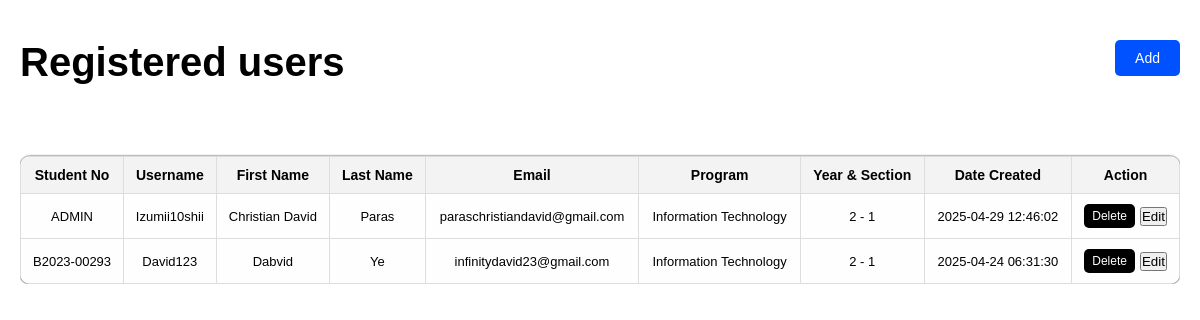
Screenshot of /php/adminUsersList.php with the database file from the repository.
### tables this page shows
CREATE TABLE `student_tb` (
  `student_no` varchar(20) NOT NULL,
  `username` varchar(50) NOT NULL,
  `fname` varchar(50) NOT NULL,
  `lname` varchar(50) NOT NULL,
  `password` varchar(255) NOT NULL,
  `email` varchar(100) NOT NULL,
  `program` varchar(100) NOT NULL,
  `year` varchar(10) NOT NULL,
  `section` varchar(10) NOT NULL,
  `created_at` timestamp NOT NULL DEFAULT current_timestamp(),
  `otp_enabled` tinyint(1) DEFAULT 1,
  `is_admin` tinyint(1) DEFAULT 0,
  PRIMARY KEY (`student_no`),
  UNIQUE KEY `username` (`username`),
  UNIQUE KEY `email` (`email`)
);

### php/adminUsersList.php (the view, shortened to what this page needs)
<?php
include("db_conn.php");
$query = "SELECT * FROM student_tb";
$result = mysqli_query($conn, $query);
?>
<!DOCTYPE html>
<html lang="en">
<head>
    <link rel="stylesheet" href="../css/adminUsersList.css">
</head>
<body>
    <div class="userListContainer">
        <div class="header">
            <h2>Registered users</h2>
            <button type="button" class="addUserBTN" onclick="showAddUserForm()">Add</button>
        </div>
        <div class="table-container">
            <table class="user-table">
                <thead>
                    <tr>
                        <th>Student No</th>
                        <th>Username</th>
                        <th>First Name</th>
                        <th>Last Name</th>
                        <th>Email</th>
                        <th>Program</th>
                        <th>Year & Section</th>
                        <th>Date Created</th>
                        <th>Action</th>
                    </tr>
                </thead>
                <tbody>
                    <?php if ($result && mysqli_num_rows($result) > 0): ?>
                        <?php while ($row = mysqli_fetch_assoc($result)): ?>
                            <tr>
                                <td><?php echo $row['student_no']; ?></td>
                                <td><?php echo $row['username']; ?></td>
                                <td><?php echo $row['fname']; ?></td>
                                <td><?php echo $row['lname']; ?></td>
                                <td><?php echo $row['email']; ?></td>
                                <td><?php echo $row['program']; ?></td>
                                <td><?php echo $row['year'] . " - " . $row['section']; ?></td>
                                <td><?php echo $row['created_at']; ?></td>
                                <td>
                                    <div class="actionRow">
                                        <a href="javascript:void(0);" class="deleteBTN" id="deleteBTN"
                                            onclick="confirmDeletion('<?php echo $row['student_no']; ?>');">Delete</a>
                                        <button type="button" class="editUserBTN"
                                            onclick="showEditUserForm(<?php echo $edit_id; ?>)">Edit</button>
                                    </div>
                                </td>
                            </tr>
                        <?php endwhile; ?>
                    <?php else: ?>
                        <tr>
                            <td colspan="9">No users found.</td>
                        </tr>
                    <?php endif; ?>
                </tbody>
            </table>
        </div>
    </div>
</body>
</html>

### css/adminUsersList.css (style rules this page uses)
* { box-sizing: border-box; margin: 0; padding: 0; overflow: auto; }
body { display: flex; flex-direction: column; justify-content: center; align-items: center; font-family: sans-serif; margin: 0; padding: 0; box-sizing: border-box; }
.userListContainer { display: flex; flex-direction: column; padding: 20px; }
.userListContainer { width: 100%; }
.header { display: flex; justify-content: space-between; margin: 20px 0; }
.header h2 { font-size: 40px; }
.addUserBTN { padding: 10px 20px; border-radius: 5px; border: none; background-color: #0051ff; color: white; cursor: pointer; font-size: 14px; margin-bottom: 20px; }
.actionRow { display: flex; flex-direction: row; justify-content: center; align-items: center; gap: 10px; }
.actionRow a { text-decoration: none; color: white; background-color: red; padding: 5px 10px; border-radius: 5px; font-size: 14px; }
.table-container { width: 100%; overflow-x: auto; margin-top: 20px; }
.user-table { width: 100%; border-collapse: collapse; text-align: left; background-color: #fefefe; box-shadow: 0 0 2px black; border-radius: 10px; overflow: hidden; font-size: 14px; }
.user-table th, .user-table td { border: 1px solid #ddd; }
.user-table th { background-color: #f3f3f3; font-weight: bold; text-align: center; font-size: 14px; }
.user-table td { text-align: center; font-size: 13px; }
.actionRow { display: flex; justify-content: center; gap: 5px; }
.actionRow a { text-decoration: none; color: white; background-color: black; padding: 5px 8px; border-radius: 5px; font-size: 12px; }
table { width: 100%; border-collapse: collapse; margin-top: 20px; }
th, td { padding: 10px; border: 1px solid #ccc; text-align: left; }
th { background-color: #eee; }

### rows the page displays
student_tb: student_no "ADMIN", username "Izumii10shii", fname "Christian David", lname "Paras", email "paraschristiandavid@gmail.com", program "Information Technology", year "2", section "1", created_at "2025-04-29 12:46:02"
student_tb: student_no "B2023-00293", username "David123", fname "Dabvid", lname "Ye", email "infinitydavid23@gmail.com", program "Information Technology", year "2", section "1", created_at "2025-04-24 06:31:30"
